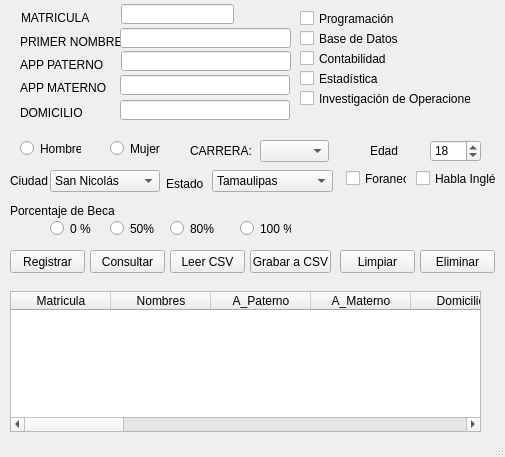
<?xml version="1.0" encoding="UTF-8"?>
<ui version="4.0">
 <class>MainWindow</class>
 <widget class="QMainWindow" name="MainWindow">
  <property name="geometry">
   <rect>
    <x>0</x>
    <y>0</y>
    <width>505</width>
    <height>457</height>
   </rect>
  </property>
  <property name="minimumSize">
   <size>
    <width>505</width>
    <height>457</height>
   </size>
  </property>
  <property name="maximumSize">
   <size>
    <width>505</width>
    <height>457</height>
   </size>
  </property>
  <property name="acceptDrops">
   <bool>true</bool>
  </property>
  <property name="windowTitle">
   <string>Registro Alumnos FACPYA</string>
  </property>
  <property name="windowIcon">
   <iconset>
    <normaloff>../../../OneDrive - Universidad Autonoma de Nuevo León/FACPYA/Primer Semestre/iconos/facpya logo.ico</normaloff>../../../OneDrive - Universidad Autonoma de Nuevo León/FACPYA/Primer Semestre/iconos/facpya logo.ico</iconset>
  </property>
  <property name="iconSize">
   <size>
    <width>196</width>
    <height>256</height>
   </size>
  </property>
  <widget class="QWidget" name="centralwidget">
   <widget class="QLabel" name="lbl_Nombre">
    <property name="geometry">
     <rect>
      <x>20</x>
      <y>31</y>
      <width>101</width>
      <height>21</height>
     </rect>
    </property>
    <property name="text">
     <string>PRIMER NOMBRE:</string>
    </property>
   </widget>
   <widget class="QLabel" name="lbl_apppat">
    <property name="geometry">
     <rect>
      <x>20</x>
      <y>54</y>
      <width>91</width>
      <height>21</height>
     </rect>
    </property>
    <property name="text">
     <string>APP PATERNO</string>
    </property>
   </widget>
   <widget class="QLabel" name="lbl_appmat">
    <property name="geometry">
     <rect>
      <x>20</x>
      <y>77</y>
      <width>90</width>
      <height>21</height>
     </rect>
    </property>
    <property name="text">
     <string>APP MATERNO</string>
    </property>
   </widget>
   <widget class="QLabel" name="lbl_Matricula">
    <property name="geometry">
     <rect>
      <x>21</x>
      <y>7</y>
      <width>80</width>
      <height>21</height>
     </rect>
    </property>
    <property name="text">
     <string>MATRICULA</string>
    </property>
   </widget>
   <widget class="QRadioButton" name="radio_hombre">
    <property name="geometry">
     <rect>
      <x>20</x>
      <y>140</y>
      <width>61</width>
      <height>17</height>
     </rect>
    </property>
    <property name="text">
     <string>Hombre</string>
    </property>
   </widget>
   <widget class="QRadioButton" name="radio_mujer">
    <property name="geometry">
     <rect>
      <x>110</x>
      <y>140</y>
      <width>51</width>
      <height>17</height>
     </rect>
    </property>
    <property name="text">
     <string>Mujer</string>
    </property>
   </widget>
   <widget class="QComboBox" name="cbx_carrera">
    <property name="geometry">
     <rect>
      <x>260</x>
      <y>140</y>
      <width>69</width>
      <height>22</height>
     </rect>
    </property>
    <item>
     <property name="text">
      <string/>
     </property>
    </item>
    <item>
     <property name="text">
      <string>L.T.I</string>
     </property>
    </item>
    <item>
     <property name="text">
      <string>L.A</string>
     </property>
    </item>
    <item>
     <property name="text">
      <string>C.P</string>
     </property>
    </item>
    <item>
     <property name="text">
      <string>L.N.I</string>
     </property>
    </item>
   </widget>
   <widget class="QLabel" name="lbl_carrera">
    <property name="geometry">
     <rect>
      <x>190</x>
      <y>140</y>
      <width>71</width>
      <height>21</height>
     </rect>
    </property>
    <property name="text">
     <string>CARRERA:</string>
    </property>
   </widget>
   <widget class="QTableWidget" name="Tabla_Datos">
    <property name="geometry">
     <rect>
      <x>10</x>
      <y>291</y>
      <width>471</width>
      <height>141</height>
     </rect>
    </property>
    <column>
     <property name="text">
      <string>Matricula</string>
     </property>
    </column>
    <column>
     <property name="text">
      <string>Nombres</string>
     </property>
    </column>
    <column>
     <property name="text">
      <string>A_Paterno</string>
     </property>
    </column>
    <column>
     <property name="text">
      <string>A_Materno</string>
     </property>
    </column>
    <column>
     <property name="text">
      <string>Domicilio</string>
     </property>
    </column>
    <column>
     <property name="text">
      <string>Ciudad</string>
     </property>
    </column>
    <column>
     <property name="text">
      <string>Estado</string>
     </property>
    </column>
    <column>
     <property name="text">
      <string>Carrera</string>
     </property>
    </column>
    <column>
     <property name="text">
      <string>Sexo</string>
     </property>
    </column>
    <column>
     <property name="text">
      <string>Edad</string>
     </property>
    </column>
    <column>
     <property name="text">
      <string>Beca</string>
     </property>
    </column>
    <column>
     <property name="text">
      <string>Foraneo</string>
     </property>
    </column>
    <column>
     <property name="text">
      <string>Ingles</string>
     </property>
    </column>
    <column>
     <property name="text">
      <string>Prog</string>
     </property>
    </column>
    <column>
     <property name="text">
      <string>BD</string>
     </property>
    </column>
    <column>
     <property name="text">
      <string>Contab</string>
     </property>
    </column>
    <column>
     <property name="text">
      <string>Estadistica</string>
     </property>
    </column>
    <column>
     <property name="text">
      <string>Inv_Op</string>
     </property>
    </column>
   </widget>
   <widget class="QPushButton" name="btn_Registrar">
    <property name="geometry">
     <rect>
      <x>10</x>
      <y>250</y>
      <width>75</width>
      <height>23</height>
     </rect>
    </property>
    <property name="text">
     <string>Registrar</string>
    </property>
   </widget>
   <widget class="QPushButton" name="btn_Limpiar">
    <property name="geometry">
     <rect>
      <x>340</x>
      <y>250</y>
      <width>75</width>
      <height>23</height>
     </rect>
    </property>
    <property name="text">
     <string>Limpiar</string>
    </property>
   </widget>
   <widget class="QPushButton" name="btn_Grabar">
    <property name="geometry">
     <rect>
      <x>250</x>
      <y>250</y>
      <width>81</width>
      <height>23</height>
     </rect>
    </property>
    <property name="text">
     <string>Grabar a CSV</string>
    </property>
   </widget>
   <widget class="QPushButton" name="btn_Leer">
    <property name="geometry">
     <rect>
      <x>170</x>
      <y>250</y>
      <width>75</width>
      <height>23</height>
     </rect>
    </property>
    <property name="text">
     <string>Leer CSV</string>
    </property>
   </widget>
   <widget class="QPushButton" name="btn_Eliminar">
    <property name="geometry">
     <rect>
      <x>420</x>
      <y>250</y>
      <width>75</width>
      <height>23</height>
     </rect>
    </property>
    <property name="text">
     <string>Eliminar</string>
    </property>
   </widget>
   <widget class="QLineEdit" name="edt_nombre">
    <property name="geometry">
     <rect>
      <x>120</x>
      <y>28</y>
      <width>171</width>
      <height>20</height>
     </rect>
    </property>
   </widget>
   <widget class="QLineEdit" name="edt_apppat">
    <property name="geometry">
     <rect>
      <x>121</x>
      <y>51</y>
      <width>170</width>
      <height>20</height>
     </rect>
    </property>
   </widget>
   <widget class="QLineEdit" name="edt_matricula">
    <property name="geometry">
     <rect>
      <x>121</x>
      <y>4</y>
      <width>113</width>
      <height>20</height>
     </rect>
    </property>
   </widget>
   <widget class="QLineEdit" name="edt_appmat">
    <property name="geometry">
     <rect>
      <x>120</x>
      <y>75</y>
      <width>170</width>
      <height>20</height>
     </rect>
    </property>
   </widget>
   <widget class="QPushButton" name="btn_Consultar">
    <property name="geometry">
     <rect>
      <x>90</x>
      <y>250</y>
      <width>75</width>
      <height>23</height>
     </rect>
    </property>
    <property name="text">
     <string>Consultar</string>
    </property>
   </widget>
   <widget class="QSpinBox" name="spinEdad">
    <property name="geometry">
     <rect>
      <x>430</x>
      <y>140</y>
      <width>51</width>
      <height>22</height>
     </rect>
    </property>
    <property name="minimum">
     <number>15</number>
    </property>
    <property name="maximum">
     <number>30</number>
    </property>
    <property name="value">
     <number>18</number>
    </property>
   </widget>
   <widget class="QCheckBox" name="chk_prog">
    <property name="geometry">
     <rect>
      <x>300</x>
      <y>10</y>
      <width>121</width>
      <height>17</height>
     </rect>
    </property>
    <property name="text">
     <string>Programación</string>
    </property>
   </widget>
   <widget class="QCheckBox" name="chk_bd">
    <property name="geometry">
     <rect>
      <x>300</x>
      <y>30</y>
      <width>121</width>
      <height>17</height>
     </rect>
    </property>
    <property name="text">
     <string>Base de Datos</string>
    </property>
   </widget>
   <widget class="QCheckBox" name="chk_contab">
    <property name="geometry">
     <rect>
      <x>300</x>
      <y>50</y>
      <width>121</width>
      <height>17</height>
     </rect>
    </property>
    <property name="text">
     <string>Contabilidad</string>
    </property>
   </widget>
   <widget class="QLabel" name="lbl_edad">
    <property name="geometry">
     <rect>
      <x>370</x>
      <y>140</y>
      <width>41</width>
      <height>21</height>
     </rect>
    </property>
    <property name="text">
     <string>Edad</string>
    </property>
   </widget>
   <widget class="QCheckBox" name="chk_estadistica">
    <property name="geometry">
     <rect>
      <x>300</x>
      <y>70</y>
      <width>121</width>
      <height>17</height>
     </rect>
    </property>
    <property name="text">
     <string>Estadística</string>
    </property>
   </widget>
   <widget class="QCheckBox" name="chk_inv_op">
    <property name="geometry">
     <rect>
      <x>300</x>
      <y>90</y>
      <width>171</width>
      <height>17</height>
     </rect>
    </property>
    <property name="text">
     <string>Investigación de Operaciones</string>
    </property>
   </widget>
   <widget class="QComboBox" name="cbx_ciudad">
    <property name="geometry">
     <rect>
      <x>50</x>
      <y>170</y>
      <width>110</width>
      <height>22</height>
     </rect>
    </property>
    <item>
     <property name="text">
      <string>San Nicolás</string>
     </property>
    </item>
    <item>
     <property name="text">
      <string>Apodaca</string>
     </property>
    </item>
    <item>
     <property name="text">
      <string>Monclova</string>
     </property>
    </item>
    <item>
     <property name="text">
      <string>Saltillo</string>
     </property>
    </item>
    <item>
     <property name="text">
      <string>Tampico</string>
     </property>
    </item>
    <item>
     <property name="text">
      <string>Reynosa</string>
     </property>
    </item>
   </widget>
   <widget class="QLabel" name="lbl_ciudad">
    <property name="geometry">
     <rect>
      <x>10</x>
      <y>170</y>
      <width>71</width>
      <height>21</height>
     </rect>
    </property>
    <property name="text">
     <string>Ciudad</string>
    </property>
   </widget>
   <widget class="QLabel" name="lbl_estado">
    <property name="geometry">
     <rect>
      <x>166</x>
      <y>173</y>
      <width>40</width>
      <height>21</height>
     </rect>
    </property>
    <property name="text">
     <string>Estado</string>
    </property>
   </widget>
   <widget class="QComboBox" name="cbx_estado">
    <property name="geometry">
     <rect>
      <x>212</x>
      <y>170</y>
      <width>121</width>
      <height>22</height>
     </rect>
    </property>
    <item>
     <property name="text">
      <string>Tamaulipas</string>
     </property>
    </item>
    <item>
     <property name="text">
      <string>Nuevo León</string>
     </property>
    </item>
    <item>
     <property name="text">
      <string>Coahuila</string>
     </property>
    </item>
   </widget>
   <widget class="QCheckBox" name="chk_foraneo">
    <property name="geometry">
     <rect>
      <x>346</x>
      <y>170</y>
      <width>61</width>
      <height>17</height>
     </rect>
    </property>
    <property name="text">
     <string>Foraneo</string>
    </property>
   </widget>
   <widget class="QCheckBox" name="chk_ingles">
    <property name="geometry">
     <rect>
      <x>416</x>
      <y>170</y>
      <width>80</width>
      <height>17</height>
     </rect>
    </property>
    <property name="text">
     <string>Habla Inglés</string>
    </property>
   </widget>
   <widget class="QRadioButton" name="radio_cero">
    <property name="geometry">
     <rect>
      <x>50</x>
      <y>220</y>
      <width>41</width>
      <height>17</height>
     </rect>
    </property>
    <property name="text">
     <string>0 %</string>
    </property>
   </widget>
   <widget class="QRadioButton" name="radio_50">
    <property name="geometry">
     <rect>
      <x>110</x>
      <y>220</y>
      <width>51</width>
      <height>17</height>
     </rect>
    </property>
    <property name="text">
     <string>50%</string>
    </property>
   </widget>
   <widget class="QRadioButton" name="radio_80">
    <property name="geometry">
     <rect>
      <x>170</x>
      <y>220</y>
      <width>51</width>
      <height>17</height>
     </rect>
    </property>
    <property name="text">
     <string>80%</string>
    </property>
   </widget>
   <widget class="QRadioButton" name="radio_100">
    <property name="geometry">
     <rect>
      <x>240</x>
      <y>220</y>
      <width>51</width>
      <height>17</height>
     </rect>
    </property>
    <property name="text">
     <string>100 %</string>
    </property>
   </widget>
   <widget class="QLabel" name="lbl_beca">
    <property name="geometry">
     <rect>
      <x>10</x>
      <y>200</y>
      <width>111</width>
      <height>21</height>
     </rect>
    </property>
    <property name="text">
     <string>Porcentaje de Beca</string>
    </property>
   </widget>
   <widget class="QLabel" name="lbl_domicilio">
    <property name="geometry">
     <rect>
      <x>20</x>
      <y>102</y>
      <width>90</width>
      <height>21</height>
     </rect>
    </property>
    <property name="text">
     <string>DOMICILIO</string>
    </property>
   </widget>
   <widget class="QLineEdit" name="edt_domicilio">
    <property name="geometry">
     <rect>
      <x>120</x>
      <y>100</y>
      <width>170</width>
      <height>20</height>
     </rect>
    </property>
   </widget>
  </widget>
  <widget class="QStatusBar" name="statusbar"/>
 </widget>
 <resources/>
 <connections/>
</ui>
